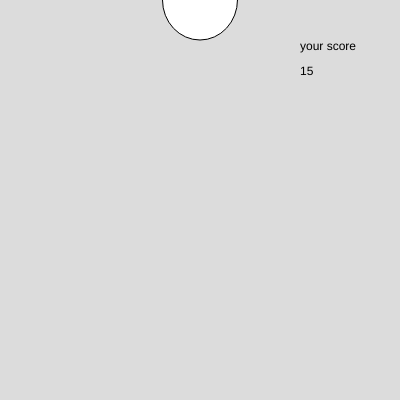
Frame 1 (no input)
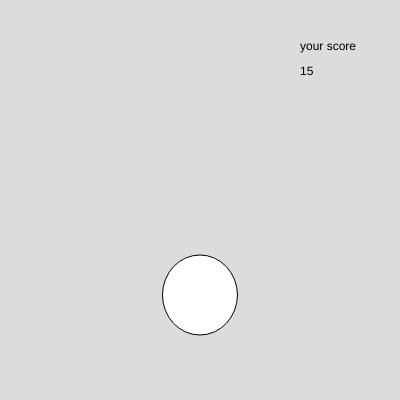
Frame 60 (no input)
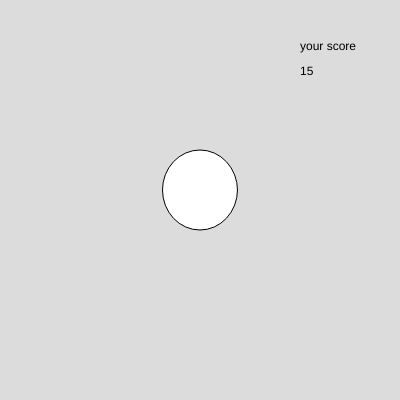
Frame 120 (the mouse pressed at the canvas centre since frame 60)

The p5.js sketch that drew these frames (run headless with seeded random() and noise() and a simulated clock; from frame 60 on, the mouse is pressed at the canvas centre):

// p5.js sketch
// ── sketch.js
var sy = 0;
var score = 15;

function setup() {
  createCanvas(400, 400);
}

function draw() {
  background(220);
  ellipse(200, sy, 75, 80);

  sy = sy + 5;

  // text('your score',300,50);
  if (sy > 400) {
    sy = 0;
  }

  text("your score", 300, 50);
  text(score, 300, 75);
}

function keyPressed() {
  if (key == "s" && sy > 350) {
    score = score + 89;
  }
  
}
